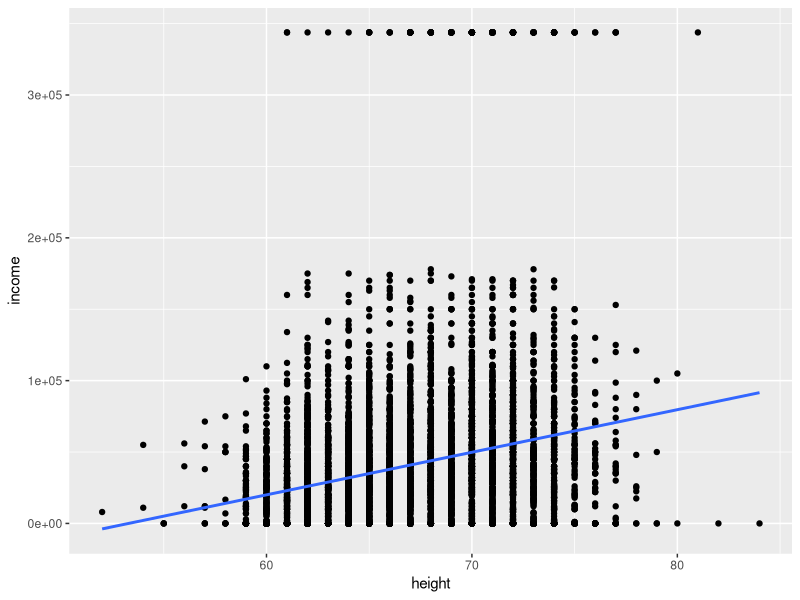
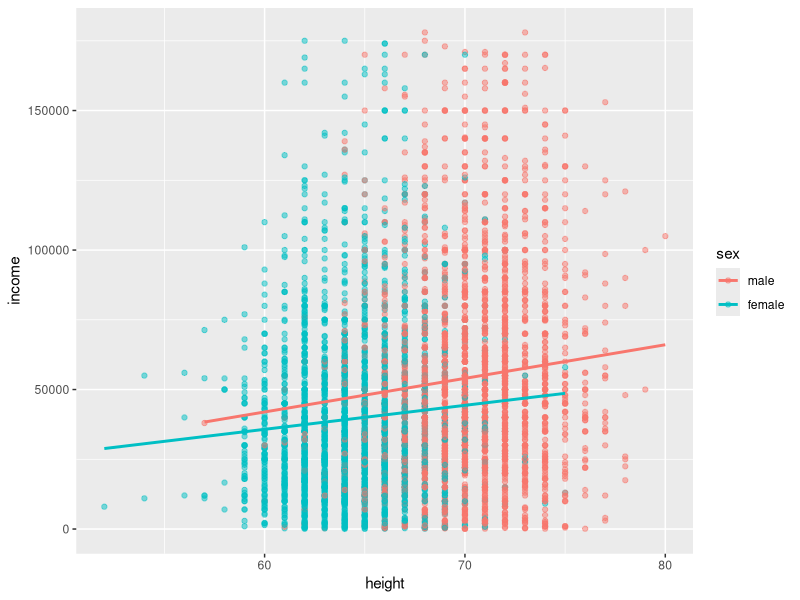
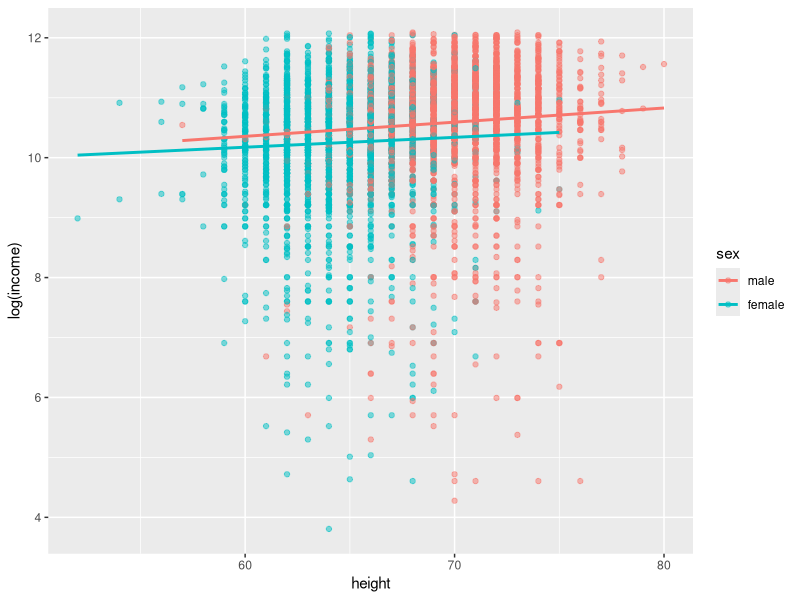
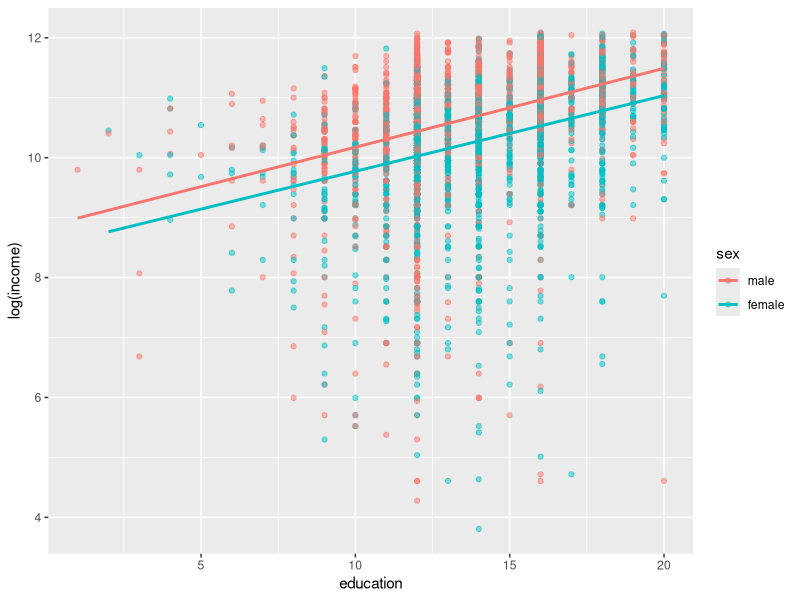
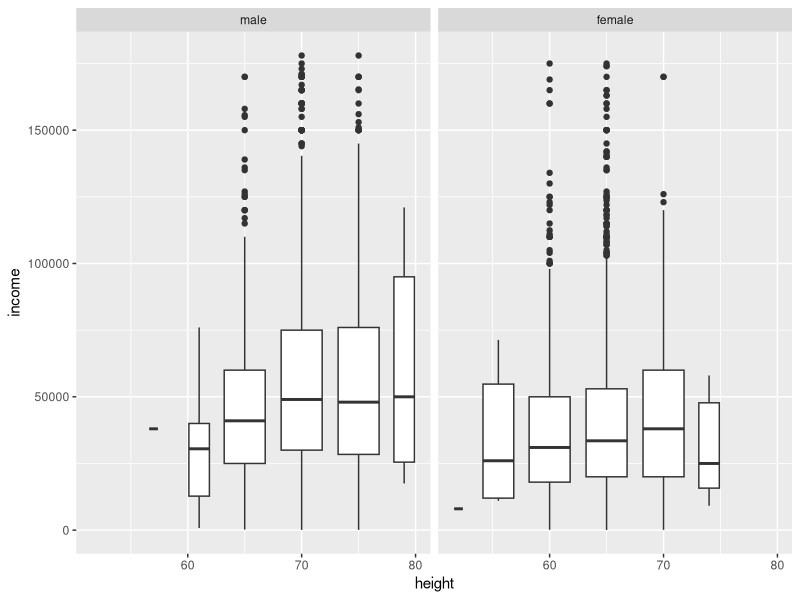
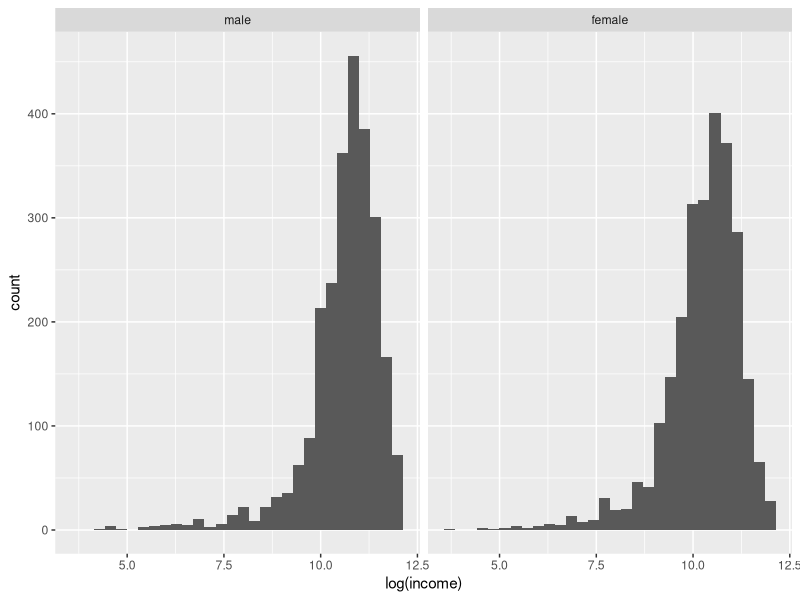

Reproduce these figures in R, in order.
## ---- chunk 1
library(tidyverse)
## ---- chunk 2
# Først, hvis ikke alt gjort. Ta bort # og kjør linjen (Mac: commando + return; PC: ctrl + enter)
#install.package(modelr)
hoyde <- modelr::heights
## ---- chunk 3
#  7006 obs.  8 variabler
dim(hoyde)
## ---- chunk 4
# summary 4 førte, [rekker, kolonner]. Ingentig før komma betyr alle rekker
summary(hoyde[,1:4])
## ---- chunk 5
# sumamry 4 siste
summary(hoyde[,5:8])
## ---- chunk 6
# tømmer hoyde datasettet inn i en pipe
hoyde %>% 
  # plot av inntekt mot høyde
  ggplot(mapping = aes(x = height, y = income)) +
  geom_point() +
  #geom_point(mapping = aes(colour = sex), alpha = 0.5) +
  # Legger til en regresjonslinje, formula = 'y ~ x' er unødvendig , 
  # men er tatt med for å slippe en warning
  geom_smooth(method = "lm", formula = 'y ~ x', se = FALSE)
## ---- chunk 7
# tømmer hoyde datasettet inn i en pipe
hoyde %>% 
  filter(income > 0) %>% 
  filter(income < 340000) %>% 
  # plot av inntekt mot høyde, farge indikerwer kjønn
  ggplot(mapping = aes(x = height, y = income, colour = sex)) +
  geom_point(mapping = aes(colour = sex), alpha = 0.5) +
  # Legger til en regresjonslinje, formula = 'y ~ x' er unødvendig , 
  # men er tatt med for å slippe en warning
  geom_smooth(method = "lm", formula = 'y ~ x', se = FALSE)
## ---- chunk 8
hoyde %>% 
  filter(income > 0) %>% 
  filter(income < 340000) %>% 
  # plot av inntekt mot høyde, farge indikerwer kjønn
  ggplot(mapping = aes(x = height, y = log(income), colour = sex)) +
  geom_point(mapping = aes(colour = sex), alpha = 0.5) +
  # Legger til en regresjonslinje, formula = 'y ~ x' er unødvendig , 
  # men er tatt med for å slippe en warning
  geom_smooth(method = "lm", formula = 'y ~ x', se = FALSE)
## ---- chunk 9
hoyde %>% 
  filter(income > 0) %>% 
  filter(income < 340000) %>% 
  # plot av inntekt mot høyde, farge indikerwer kjønn
  ggplot(mapping = aes(x = education, y = log(income), colour = sex)) +
  geom_point(mapping = aes(colour = sex), alpha = 0.5) +
  # Legger til en regresjonslinje, formula = 'y ~ x' er unødvendig , 
  # men er tatt med for å slippe en warning
  geom_smooth(method = "lm", formula = 'y ~ x', se = FALSE)
## ---- chunk 10
hoyde %>% 
  filter(income > 0) %>% 
  filter(income < 340000) %>% 
  # plot av inntekt mot høyde, farge indikerwer kjønn
  ggplot(mapping = aes(x = height, y = income)) +
  # splitter på kjønn
  facet_wrap('~sex') +
  # Kutter høyde opp i intervaller, hvert med 5 inch bredde
  geom_boxplot(aes(group = cut_width(height, 5)))
## ---- chunk 11
hoyde %>% 
  filter(income > 0) %>% 
  filter(income < 340000) %>% 
  # histogram av inntekt fordelt på kjønn,
  ggplot(mapping = aes(x = log(income))) +
  # splitter på kjønn
  facet_wrap('~sex') +
  geom_histogram()
## ---- chunk 12
m1 <- "income ~ height + weight"
lm1 <- lm(m1, data = hoyde)
## ---- chunk 13
summary(lm1)
## ---- chunk 14
m2 <- "income ~ sex*(height + weight)"
lm2 <- lm(m2, data=hoyde)
## ---- chunk 15
summary(lm2)
## ---- chunk 16
m3 <- "I(log(income +1)) ~ sex*(height + weight + education)"
lm3 <- hoyde %>% 
  filter(income > 0) %>% 
  filter(income < 340000) %>% 
  lm(m3, data = .)
## ---- chunk 17
summary(lm3)
## ---- chunk 18
m4 <- "I(log(income +1)) ~ sex*(height + weight + education + marital + age + afqt)"
lm4 <- hoyde %>% 
  filter(income > 0) %>% 
  filter(income < 340000) %>% 
  # lm er en av få kommandoer som ikke har data som første argument, må derfor ha hjelp
  # i form av . for å vise hvor data-ene fra pipe skal inn
  lm(m4, data = .)
## ---- chunk 19
summary(lm4)
